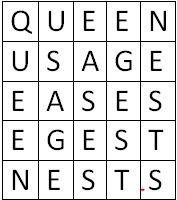
#> input picture trainingimages/5x5_3.jpg, 177 x 200 px
$ python tesseract.py
#> lines starting #> are read from the running program, lines starting #| are printed output that depends on the picture; after the words box and inside, x2 and y2 are one past the last pixel; in counts of white or black regions, pixels touching at a corner belong together
import pytesseract
from PIL import Image, ImageEnhance, ImageFilter

# Path to your Tesseract executable
pytesseract.pytesseract.tesseract_cmd = r'C:\Program Files\Tesseract-OCR\tesseract.exe'

# Load the image
image_path = 'trainingimages/5x5_3.jpg'
img = Image.open(image_path)
#> img is the input picture: PIL image 177x200 RGB; mean R, G, B 220.7, 220.6, 220.6

# Convert the image to grayscale
img = img.convert('L')
#> img: PIL image 177x200 L

# Enhance image contrast (adjust as needed)
enhancer = ImageEnhance.Contrast(img)
img = enhancer.enhance(3.0)  # Increase contrast
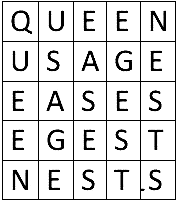
#> img: PIL image 177x200 L; min 0, max 255, mean 218.6

# Apply thresholding to get a binary image
threshold = 200
img = img.point(lambda p: p > threshold and 255)
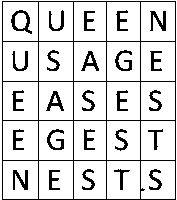
#> img: PIL image 177x200 L; 85% white; black in thin lines or dots

# Optional: Apply Gaussian blur to reduce noise
img = img.filter(ImageFilter.GaussianBlur(radius=2))
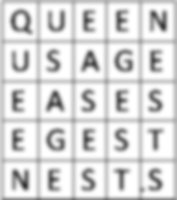
#> img: PIL image 177x200 L; min 55, max 255, mean 216.8

# Perform OCR
custom_config = r'--oem 3 --psm 7'  # Page segmentation mode 6
#> (the run stopped early here; a loop or call above may not have finished)

$ run again, with trainingimages/5x5_1.png saved as trainingimages/5x5_3.jpg
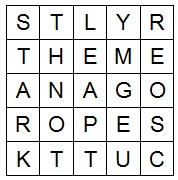
#> input picture trainingimages/5x5_1.png, 178 x 180 px
#> img is the input picture: PIL image 178x180 RGB; mean R, G, B 223.3, 223.8, 223.3
#> `img = img.point(lambda p: p > threshold and 255)`:
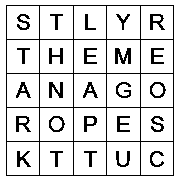
#> img: PIL image 178x180 L; 86.1% white; black in thin lines or dots, all inside (x1, y1, x2, y2) = (6, 5, 174, 176)
#> `img = img.filter(ImageFilter.GaussianBlur(radius=2))`:
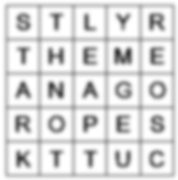
#> img: PIL image 178x180 L; min 57, max 255, mean 219.5

$ run again, with trainingimages/5x5_2.png saved as trainingimages/5x5_3.jpg
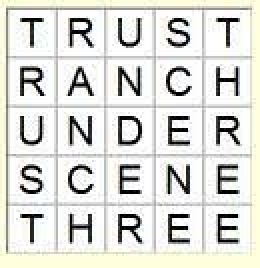
#> input picture trainingimages/5x5_2.png, 130 x 134 px (shown 2 times larger)
#> img is the input picture: PIL image 130x134 RGB; mean R, G, B 219.5, 219.8, 214.7
#> `img = img.point(lambda p: p > threshold and 255)`:
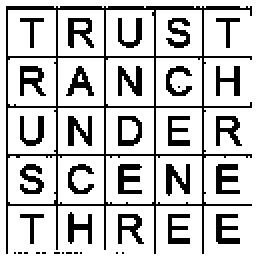
#> img: PIL image 130x134 L (shown 2 times larger); 79% white; black in thin lines or dots, all inside (x1, y1, x2, y2) = (3, 3, 126, 127)
#> `img = img.filter(ImageFilter.GaussianBlur(radius=2))`:
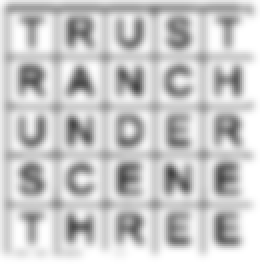
#> img: PIL image 130x134 L (shown 2 times larger); min 67, max 255, mean 201.3
